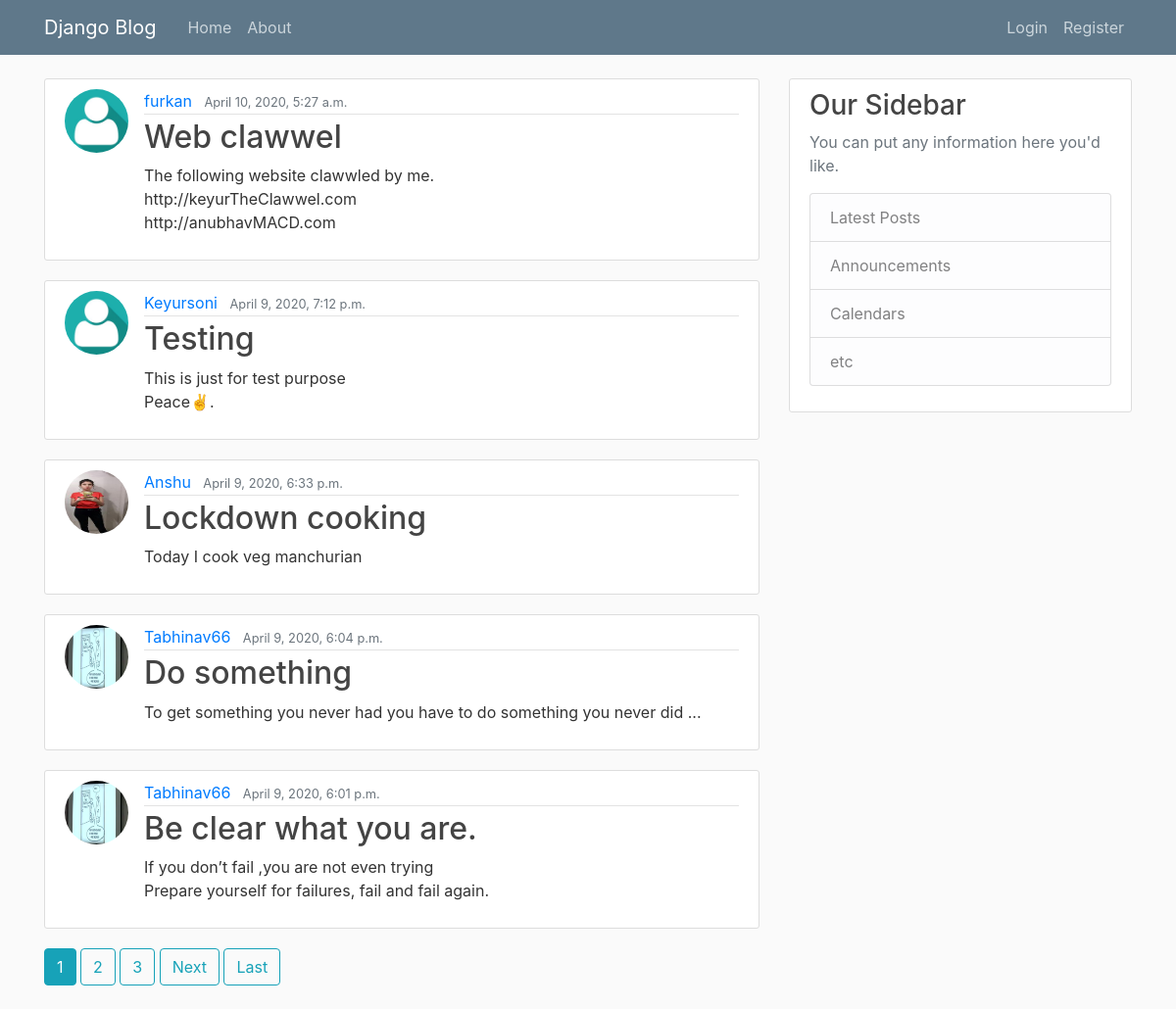
The page / on the database its author committed.
### blog/models.py (models this page shows, shortened)
class Post(models.Model):
    title = models.CharField(max_length=100)
    content = models.TextField()
    date_posted = models.DateTimeField(default=timezone.now)
    author = models.ForeignKey(User, on_delete=models.CASCADE)

### users/models.py (models this page shows, shortened)
class Profile(models.Model):
    user = models.OneToOneField(User, on_delete=models.CASCADE)
    image = models.ImageField(default='default.jpg', upload_to='profile_pics')

### blog/views.py (the view)
# urls.py: path('', PostListView.as_view(), name = 'blog-home'),
class PostListView(ListView):
    model = Post
    template_name = 'blog/home.html'
    context_object_name = 'posts' # or name will be post_object
    ordering = ['-date_posted'] # to see the latest post on the top
    paginate_by = 5

### blog/templates/blog/home.html (shortened to what this page needs)
{% extends "blog/base.html" %}
{% block content %}
    {% for post in posts %}
        <article class="media content-section">
            <img class="rounded-circle  article-img" src="{{ post.author.profile.image.url }}">
            <div class="media-body">
            <div class="article-metadata">
                <a class="mr-2" href="{% url 'user-posts' post.author.username %}">{{ post.author }}</a>
                <small class="text-muted">{{ post.date_posted }}</small>
            </div>
            <h2><a class="article-title" href="{% url 'post-detail' post.id %}">{{ post.title }}</a></h2>
            <p class="article-content">{{ post.content }}</p>
            </div>
        </article>
    {% endfor %}
    {% if is_paginated %}
        {% for num in page_obj.paginator.page_range %}
            {% if page_obj.number == num %}
                <a class="btn btn-info mb-4" href="?page={{ num }}">{{ num }}</a>
            {% elif num > page_obj.number|add:'-3' and  num < page_obj.number|add:'3' %}
                <a class="btn btn-outline-info mb-4" href="?page={{ num }}">{{ num }}</a>
            {% endif %}
        {% endfor %}
        {% if page_obj.has_next %}
            <a class="btn btn-outline-info mb-4" href="?page={{ page_obj.next_page_number }}">Next</a>
            <a class="btn btn-outline-info mb-4" href="?page={{ page_obj.paginator.num_pages }}">Last</a>
        {% endif %}
    {% endif %}
{% endblock content %}

### blog/templates/blog/base.html (shortened to what this page needs)
{% load static %}
<!DOCTYPE html>
<html>
<head>
   <link rel="stylesheet" href="https://maxcdn.bootstrapcdn.com/bootstrap/4.0.0/css/bootstrap.min.css">
   <link rel="stylesheet" type="text/css" href="{% static 'blog/main.css' %}" >
</head>
<body>
    <header class="site-header">
        <nav class="navbar navbar-expand-md navbar-dark bg-steel fixed-top">
          <div class="container">
            <a class="navbar-brand mr-4" href="{% url 'blog-home' %}">Django Blog</a>
            <div class="collapse navbar-collapse" id="navbarToggle">
              <div class="navbar-nav mr-auto">
                <a class="nav-item nav-link" href=" {% url 'blog-home' %}">Home</a>
                <a class="nav-item nav-link" href="{% url 'blog-about' %}">About</a>
              </div>
              <div class="navbar-nav">
                {% if user.is_authenticated %}
                <a class="nav-item nav-link" href="{% url 'profile' %}">Profile</a>
                <a class="nav-item nav-link" href="{% url 'post-create' %}">New Post</a>
                <a class="nav-item nav-link" href="{% url 'logout' %}">Logout</a>
                {% else %}
                  <a class="nav-item nav-link" href="{% url 'login' %}">Login</a>
                  <a class="nav-item nav-link" href="{% url 'register' %}">Register</a>
                {% endif %}
              </div>
            </div>
          </div>
        </nav>
      </header>
      <main role="main" class="container">
        <div class="row">
          <div class="col-md-8">
            {% block content %}{% endblock %}
          </div>
          <div class="col-md-4">
            <div class="content-section">
              <h3>Our Sidebar</h3>
              <p class='text-muted'>You can put any information here you'd like.
                <ul class="list-group">
                  <li class="list-group-item list-group-item-light">Latest Posts</li>
                  <li class="list-group-item list-group-item-light">Announcements</li>
                  <li class="list-group-item list-group-item-light">Calendars</li>
                  <li class="list-group-item list-group-item-light">etc</li>
                </ul>
              </p>
            </div>
          </div>
        </div>
      </main>
</body>
</html>

### blog/static/blog/main.css (style rules this page uses)
body { background: #fafafa; color: #333333; margin-top: 5rem; }
h1, h2, h3, h4, h5, h6 { color: #444444; }
ul { margin: 0; }
.bg-steel { background-color: #5f788a; }
.site-header .navbar-nav .nav-link { color: #cbd5db; }
.content-section { background: #ffffff; padding: 10px 20px; border: 1px solid #dddddd; border-radius: 3px; margin-bottom: 20px; }
.article-title { color: #444444; }
.article-content { white-space: pre-line; }
.article-img { height: 65px; width: 65px; margin-right: 16px; }
.article-metadata { padding-bottom: 1px; margin-bottom: 4px; border-bottom: 1px solid #e3e3e3 }

### rows shown on the page
Post: author.profile.image (placeholder picture), author "furkan", date_posted "April 10, 2020, 5:27 a.m.", title "Web clawwel", content "The following website clawwled by me. http://keyurTheClawwel.com http://anubhavMACD.com"
Post: author.profile.image (placeholder picture), author "Keyursoni", date_posted "April 9, 2020, 7:12 p.m.", title "Testing", content "This is just for test purpose Peace✌️."
Post: author.profile.image (picture), author "Anshu", date_posted "April 9, 2020, 6:33 p.m.", title "Lockdown cooking", content "Today I cook veg manchurian"
Post: author.profile.image (picture), author "Tabhinav66", date_posted "April 9, 2020, 6:04 p.m.", title "Do something", content "To get something you never had you have to do something you never did ..."
Post: author.profile.image (picture), author "Tabhinav66", date_posted "April 9, 2020, 6:01 p.m.", title "Be clear what you are.", content "If you don’t fail ,you are not even trying Prepare yourself for failures, fail and fail again."

### other values the page prints
{{ num }} "1"
{{ num }} "2" "3"
